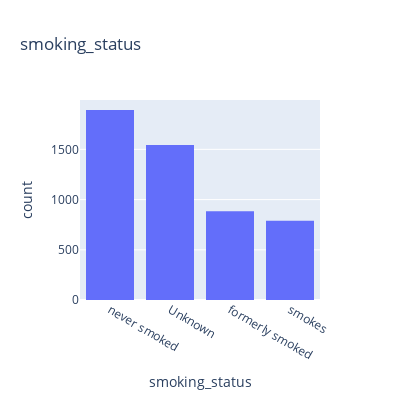

Here is the notebook cell this chart was saved with:
### Markdown cell above
> **7. Smoking Status:**

### Code cell
print (f'{round(df["smoking_status"].value_counts(normalize=True)*100,2)}')
fig = px.histogram(df, x="smoking_status", title='smoking_status', width=400, height=400)
fig.update_layout(xaxis={'categoryorder':'total descending'})
fig.show()

### Figure 1 — Plotly figure (JSON) as saved in the notebook; plotly's stock layout.template omitted (floating-point values rounded to 4 significant figures; data arrays with more than 128 entries replaced by an {"elided": "..."} marker saying what was removed)
{"data": [{"alignmentgroup": "True", "bingroup": "x", "hovertemplate": "smoking_status=%{x}<br>count=%{y}<extra></extra>", "legendgroup": "", "marker": {"color": "#636efa", "pattern": {"shape": ""}}, "name": "", "offsetgroup": "", "orientation": "v", "showlegend": false, "type": "histogram", "x": {"elided": "5110 str values"}, "xaxis": "x", "yaxis": "y"}], "layout": {"barmode": "relative", "height": 400, "legend": {"tracegroupgap": 0}, "title": {"text": "smoking_status"}, "width": 400, "xaxis": {"anchor": "y", "categoryorder": "total descending", "domain": [0, 1], "title": {"text": "smoking_status"}}, "yaxis": {"anchor": "x", "domain": [0, 1], "title": {"text": "count"}}}}
